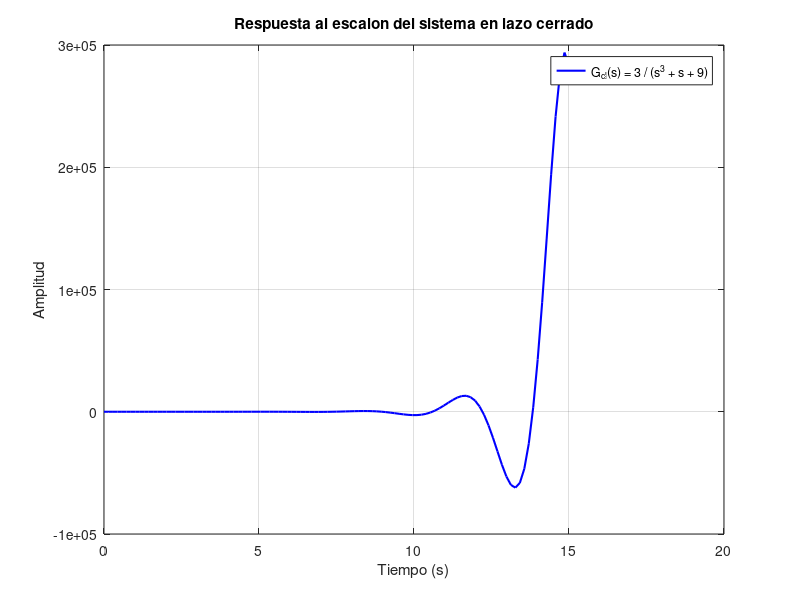

Reproduce this figure in MATLAB.

% --- Definicion de bloques individuales ---
G1 = tf([3], [1 0]);         
G2 = tf([1], [1 0 1]);        
H1 = tf([3], [1]);           

% --- Algebra de bloques ---
G_serie = series(G1, G2);      
G_cl    = feedback(G_serie, H1); 

disp('--- Funcion de transferencia en lazo cerrado ---')
G_cl

% --- Respuesta al escalon unitario ---
figure('Name', 'Literal 2 - Respuesta al escalon');
[y, t] = step(G_cl, 15);
plot(t, y, 'b', 'LineWidth', 1.5);
grid on;
xlabel('Tiempo (s)');
ylabel('Amplitud');
title('Respuesta al escalon del sistema en lazo cerrado');
legend('G_{cl}(s) = 3 / (s^3 + s + 9)');

% Guardar figura como: literal2_step.png
saveas(gcf, 'literal2_step.png');
